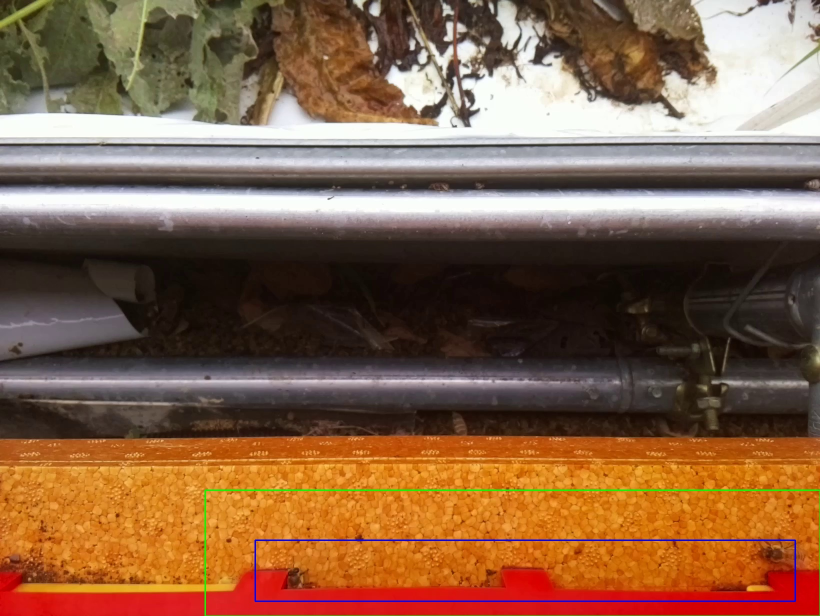
#> input picture roi_check_1.jpg, 1640 x 1232 px (shown at 1/2 size)
$ python -i detect_scene_changes.py   (imports and definitions only)   (older library calls are emulated)
#> lines starting #> are read from the running program, lines starting #| are printed output that depends on the picture
#> further down, picture is the input picture: shape (1232, 1640, 3); mean B, G, R 71.5, 97.8, 134.3
### src/scene_lines.py
"""Long stable line geometry; independent of surface color and texture."""

import cv2
import numpy as np


def extract_lines(image, mask):
    h, w = image.shape
    diagonal = np.hypot(w, h)
    edges = cv2.Canny(cv2.GaussianBlur(image, (5, 5), 1), 35, 100)
    edges[mask == 0] = 0
    found = cv2.HoughLinesP(edges, 1, np.pi / 360, threshold=40,
                            minLineLength=diagonal * 0.18, maxLineGap=diagonal * 0.025)
    if found is None:
        return np.empty((0, 4), np.float32)
    candidates = found[:, 0].astype(np.float32)
    lengths = np.linalg.norm(candidates[:, 2:] - candidates[:, :2], axis=1)
    kept = []
    for segment in candidates[np.argsort(-lengths)]:
        points = np.linspace(segment[:2], segment[2:], 40).astype(int)
        if np.mean(mask[points[:, 1], points[:, 0]] > 0) < 0.85:
            continue
        # Do not count both edges of one thick boundary as independent evidence.
        if any(line_distance(segment, old, diagonal * 0.009, 2)[0] for old in kept):
            continue
        kept.append(segment)
    return np.array(kept[:30], np.float32).reshape(-1, 4)


# [46 lines left out: functions line_distance, diverse, compare_lines, not called in this run]

### src/detect_scene_changes.py
"""Report persistent framing changes between chronologically ordered device videos."""

import argparse
import csv
from concurrent.futures import ThreadPoolExecutor
from collections import deque
from dataclasses import dataclass
from datetime import datetime, time
import json
import hashlib
import os
from pathlib import Path
import re
import tempfile
from time import perf_counter
import zipfile

import cv2
import numpy as np

try:
    from src.scene_lines import compare_lines, extract_lines
except ModuleNotFoundError:
    from scene_lines import compare_lines, extract_lines


@dataclass
class Background:
    image: np.ndarray
    mask: np.ndarray
    points: np.ndarray
    descriptors: np.ndarray | None
    usable: bool
    reason: str


def build_background(frames):
    """Suppress transient foreground and exclude temporally unstable keypoints."""
    if len(frames) < 5:
        raise ValueError("At least five readable frames are required")
    if any(frame.shape != frames[0].shape for frame in frames):
        raise ValueError("Frame dimensions changed within a video")
    stack = np.stack(frames).astype(np.float32)
    # Correct global exposure offsets before measuring temporal variability.
    levels = np.median(stack, axis=(1, 2), keepdims=True)
#> levels = 1232 values, max 252 at index 399, min 16 at index 529, mean 94.2
    aligned = np.clip(stack - levels + np.median(levels), 0, 255)
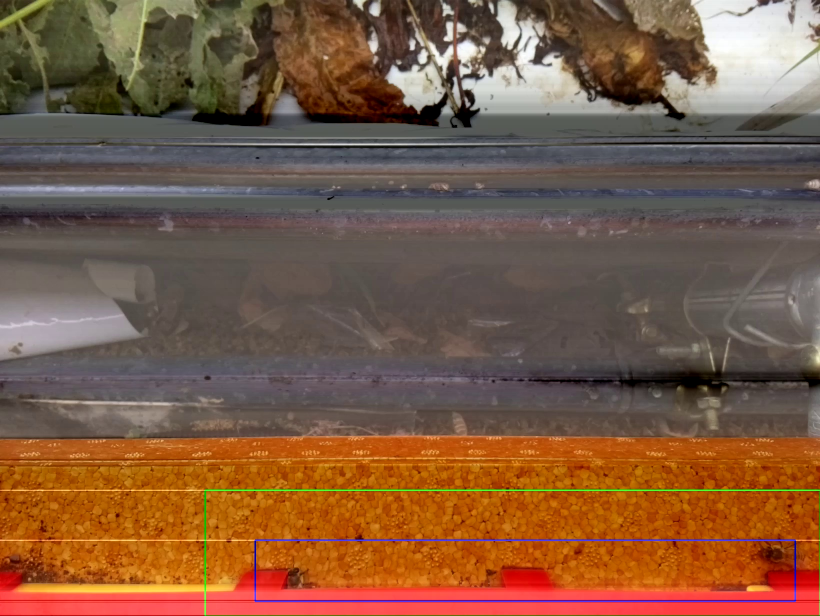
#> aligned: shape (1232, 1640, 3) float32 (shown at 1/2 size); mean B, G, R 66.1, 89.8, 125.5
    image = np.median(aligned, axis=0).astype(np.uint8)
#> image = 1640 rows, first 8: [62, 77, 103], [61, 78, 103], [62, 78, 103], [62, 78, 103], [61, 79, 103], [62, 80, 103], [62, 80, 103], [63, 81, 103]
    variation = np.percentile(np.abs(aligned - image), 80, axis=0)
#> variation = 1640 rows, first 8: [62, 39.8, 66], [61, 39.8, 66], [62, 40, 67], [62, 41.8, 66], [61, 41, 66.8], [62, 40, 67], [62, 39, 68], [63, 40, 69]
    unstable = (variation > 18).astype(np.uint8)
#> unstable = 1640 rows, first 8: [1, 1, 1], [1, 1, 1], [1, 1, 1], [1, 1, 1], [1, 1, 1], [1, 1, 1], [1, 1, 1], [1, 1, 1]
    unstable = cv2.dilate(unstable, np.ones((9, 9), np.uint8))
    mask = (1 - unstable) * 255
#> mask = 1640 rows, first 8: [0, 0, 0], [0, 0, 0], [0, 0, 0], [0, 0, 0], [0, 0, 0], [0, 0, 0], [0, 0, 0], [0, 0, 0]
    normalized = cv2.createCLAHE(clipLimit=2, tileGridSize=(8, 8)).apply(image)
#> normalized = 1640 rows, first 8: [80, 108, 142], [78, 110, 142], [80, 110, 142], [80, 110, 142], [78, 113, 142], [80, 114, 142], [80, 114, 142], [83, 116, 142]
    keypoints, descriptors = cv2.SIFT_create(nfeatures=2500).detectAndCompute(normalized, mask)
#> keypoints = (); descriptors = None
    points = np.array([p.pt for p in keypoints], dtype=np.float32).reshape(-1, 2)
#> points = empty array
    dynamic_range = float(np.percentile(image, 95) - np.percentile(image, 5))
#> dynamic_range = 41
    stable_fraction = float(np.mean(mask > 0))
#> stable_fraction = 0
    structural_features = len(points) >= 80 or len(extract_lines(image, mask)) >= 3
#> in extract_lines, `edges = cv2.Canny(cv2.GaussianBlur(image, (5, 5), 1), 35, 100)`: edges has the same summary as mask in build_background
#> in extract_lines, `found = cv2.HoughLinesP(edges, 1, np.pi / 360, threshold=40, minLineLe..`: found = None
#> structural_features = False
    usable = structural_features and dynamic_range >= 25 and stable_fraction >= 0.25
#> usable = False
    reason = "usable" if usable else "too few stable features, poor contrast, or excessive motion"
    return Background(image, mask, points, descriptors, usable, reason)


# [23 lines left out: function sample_background, not called in this run]


BACKGROUND_CACHE_VERSION = 1  # Increment when sampling or feature extraction changes.


# [188 lines left out: functions cached_background, prepare_background, prepared_videos, aligned_structure, compare_backgrounds, not called in this run]


class ChangeTracker:
    """Keep a fixed segment reference; require consecutive comparable new views."""

    # [9 lines left out: function __init__, not called in this run]

    def compare(self, a, b):
        return compare_backgrounds(a, b, self.shift_fraction)

    # [193 lines left out: functions observe, video_identity, save_evidence, parse_date, parse_datetime, main, not called in this run]


# [2 lines not run here, left out]

>>> import cv2
>>> picture = cv2.imread('../roi_check_1.jpg')
>>> result = build_background(picture)

$ run again, on roi_check_10.jpg
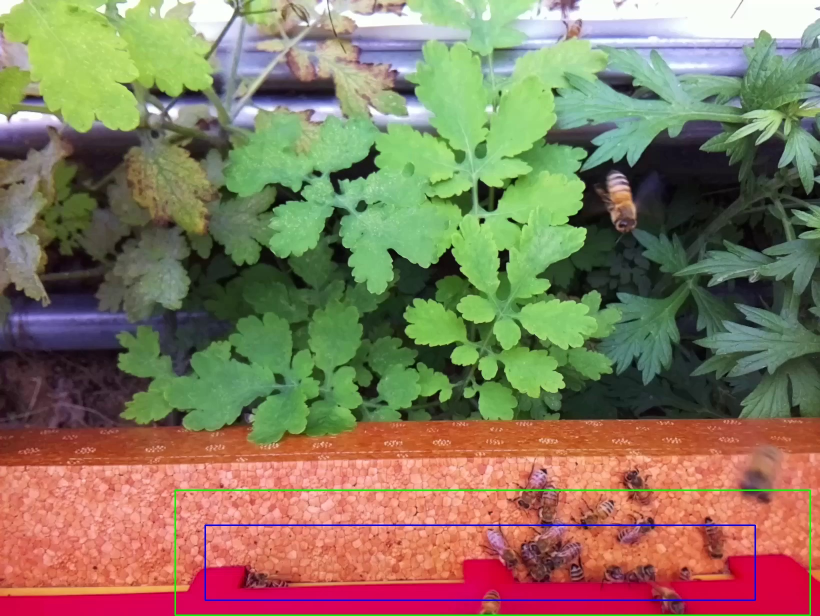
#> input picture roi_check_10.jpg, 1640 x 1232 px (shown at 1/2 size)
#> picture is the input picture: shape (1232, 1640, 3); mean B, G, R 95, 120.6, 135.4
#> levels = 1232 values, max 236 at index 33, min 1 at index 1231, mean 111.3
#> in build_background, `aligned = np.clip(stack - levels + np.median(levels), 0, 255)`:
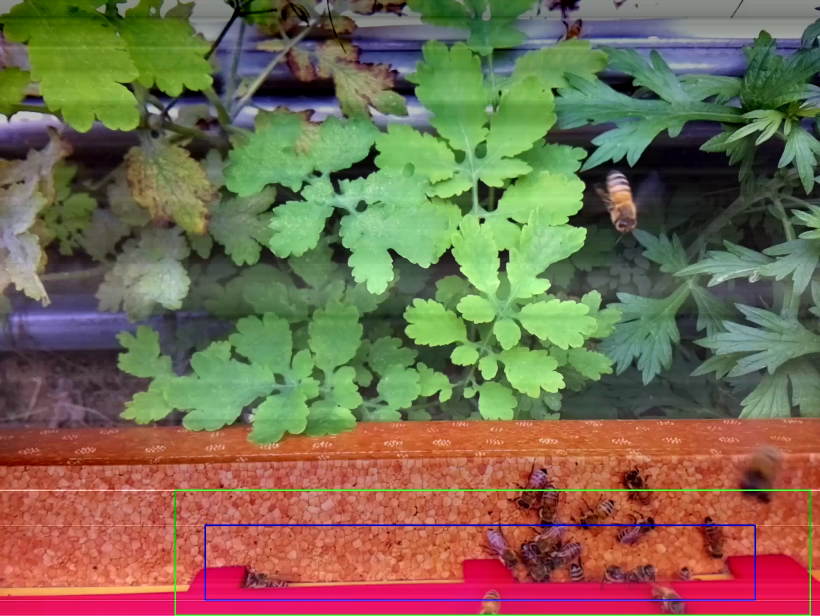
#> aligned: shape (1232, 1640, 3) float32 (shown at 1/2 size); mean B, G, R 81.5, 106.8, 121.7
#> image = 1640 rows, first 8: [70, 83, 114], [70, 84, 115], [69, 83, 115], [69, 83, 114], [68, 84, 116], [71, 85, 116], [71, 86, 116], [72, 86, 115]
#> variation = 1640 rows, first 8: [60.65, 49.25, 71.75], [60.25, 49.75, 70.75], [60.65, 49.65, 70.75], [60.25, 49.75, 71.75], [61.25, 49.65, 69.75], [60.65, 48.75, 69.75], [59.25, 46.75, 69.75], [59.15, 46.75, 70.75]
#> unstable = 1640 rows, first 8: [1, 1, 1], [1, 1, 1], [1, 1, 1], [1, 1, 1], [1, 1, 1], [1, 1, 1], [1, 1, 1], [1, 1, 1]
#> mask = 1640 rows, first 8: [0, 0, 0], [0, 0, 0], [0, 0, 0], [0, 0, 0], [0, 0, 0], [0, 0, 0], [0, 0, 0], [0, 0, 0]
#> normalized = 1640 rows, first 8: [106, 124, 170], [106, 127, 172], [104, 124, 172], [104, 124, 170], [102, 127, 174], [109, 128, 174], [109, 131, 174], [111, 131, 172]
#> keypoints = (); descriptors = None
#> points = empty array
#> dynamic_range = 67
#> stable_fraction = 0
#> edges has the same summary as mask in build_background
#> found = None
#> structural_features = False

$ run again, on roi_check_11.jpg
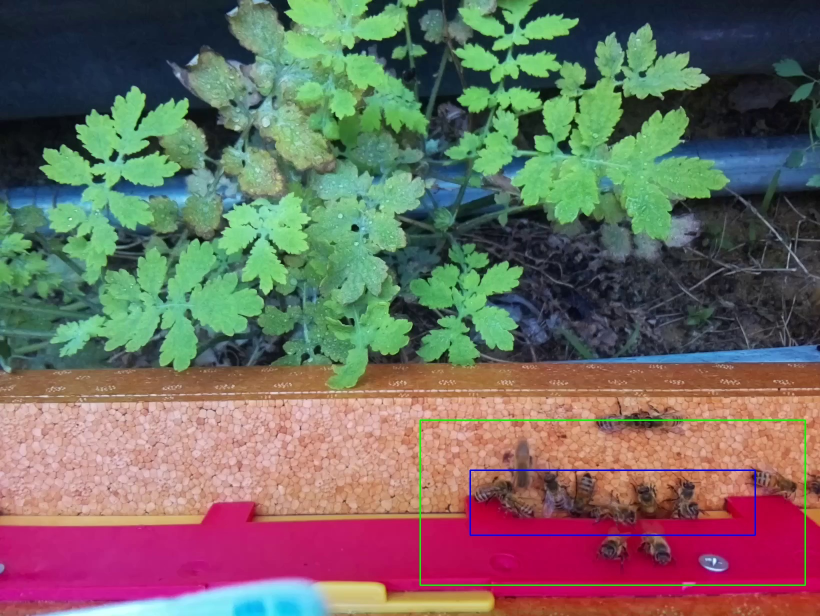
#> input picture roi_check_11.jpg, 1640 x 1232 px (shown at 1/2 size)
#> picture is the input picture: shape (1232, 1640, 3); mean B, G, R 97.2, 105.4, 114.6
#> levels = 1232 values, max 172 at index 808, min 37 at index 0, mean 100.6
#> in build_background, `aligned = np.clip(stack - levels + np.median(levels), 0, 255)`:
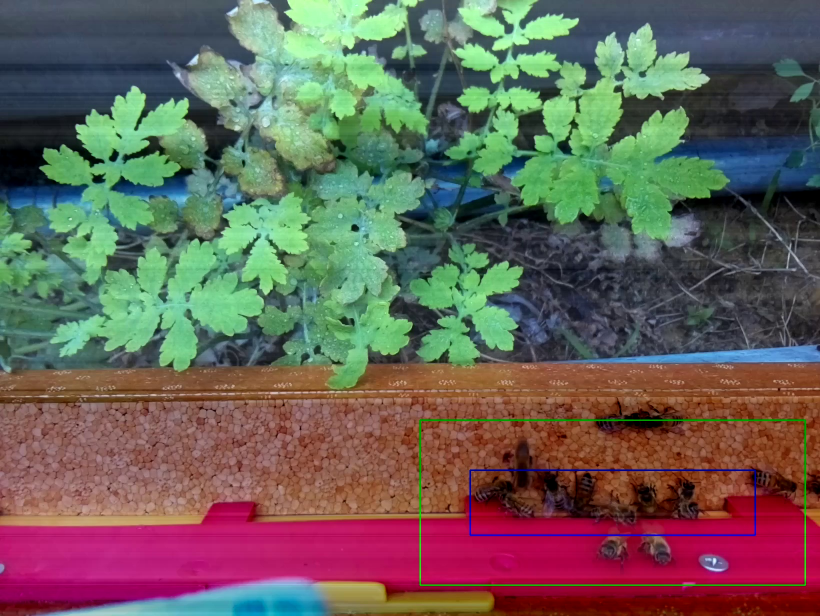
#> aligned: shape (1232, 1640, 3) float32 (shown at 1/2 size); mean B, G, R 88, 96.7, 105.1
#> image = 1640 rows, first 8: [84, 76, 84], [84, 76, 84], [84, 76, 86], [85, 76, 88], [85, 76, 87], [86, 77, 87], [87, 78, 89], [88, 77, 89]
#> variation = 1640 rows, first 8: [45, 69, 68], [45, 68, 67], [46, 69, 67], [46, 70, 68], [46, 70.4, 69], [43, 71, 69], [42, 72, 69.8], [42, 71, 70]
#> unstable = 1640 rows, first 8: [1, 1, 1], [1, 1, 1], [1, 1, 1], [1, 1, 1], [1, 1, 1], [1, 1, 1], [1, 1, 1], [1, 1, 1]
#> mask = 1640 rows, first 8: [0, 0, 0], [0, 0, 0], [0, 0, 0], [0, 0, 0], [0, 0, 0], [0, 0, 0], [0, 0, 0], [0, 0, 0]
#> normalized = 1640 rows, first 8: [106, 96, 117], [106, 96, 117], [106, 96, 122], [109, 96, 127], [109, 96, 124], [111, 98, 124], [114, 100, 130], [116, 98, 130]
#> keypoints = (); descriptors = None
#> points = empty array
#> dynamic_range = 74
#> stable_fraction = 0
#> edges has the same summary as mask in build_background
#> found = None
#> structural_features = False

$ run again, on roi_check_12.jpg
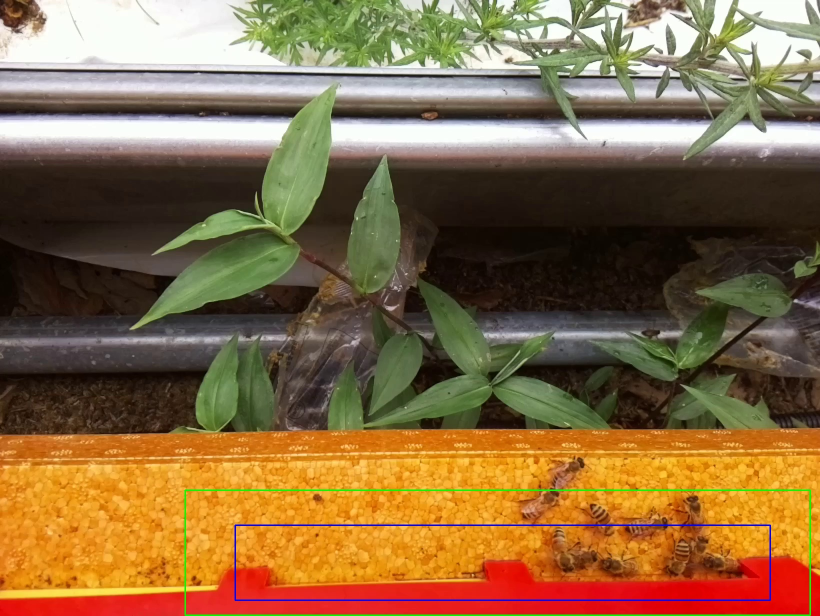
#> input picture roi_check_12.jpg, 1640 x 1232 px (shown at 1/2 size)
#> picture is the input picture: shape (1232, 1640, 3); mean B, G, R 68, 106.5, 137
#> levels = 1232 values, max 251 at index 264, min 4 at index 1231, mean 101.3
#> in build_background, `aligned = np.clip(stack - levels + np.median(levels), 0, 255)`:
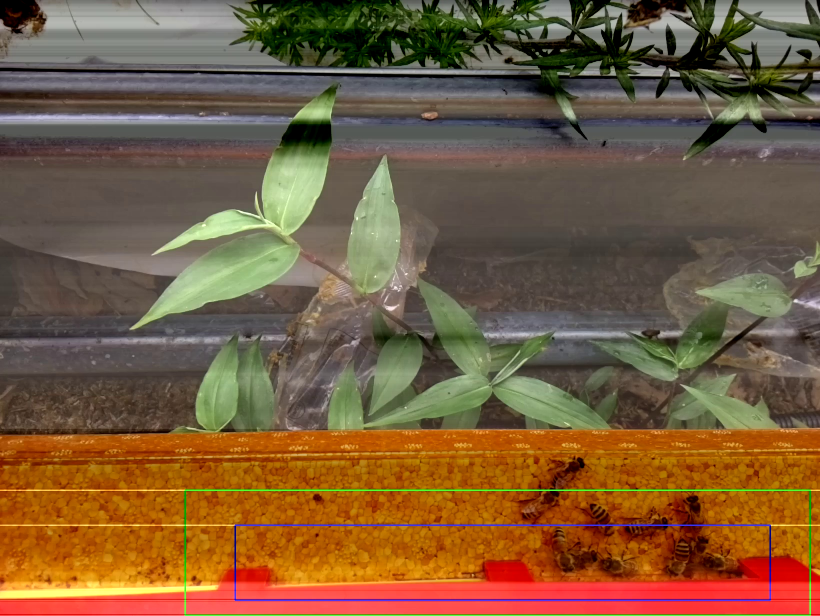
#> aligned: shape (1232, 1640, 3) float32 (shown at 1/2 size); mean B, G, R 60.7, 91.9, 121.6
#> image = 1640 rows, first 8: [55, 73, 92], [55, 73, 92], [55, 73, 92], [55, 73, 91], [55, 74, 91], [55, 73, 90], [54, 73, 89], [54, 72, 89]
#> variation = 1640 rows, first 8: [55, 34.5, 76.5], [55, 34.5, 76.5], [55, 34.5, 77.4], [55, 34.3, 78.5], [55, 33.5, 80.5], [55, 33.5, 81.5], [54, 32.5, 83.5], [54, 32.5, 83.5]
#> unstable = 1640 rows, first 8: [1, 1, 1], [1, 1, 1], [1, 1, 1], [1, 1, 1], [1, 1, 1], [1, 1, 1], [1, 1, 1], [1, 1, 1]
#> mask = 1640 rows, first 8: [0, 0, 0], [0, 0, 0], [0, 0, 0], [0, 0, 0], [0, 0, 0], [0, 0, 0], [0, 0, 0], [0, 0, 0]
#> normalized = 1640 rows, first 8: [72, 102, 126], [72, 102, 126], [72, 102, 126], [72, 102, 124], [72, 105, 124], [72, 102, 122], [69, 102, 120], [69, 101, 120]
#> keypoints = (); descriptors = None
#> points = empty array
#> dynamic_range = 68
#> stable_fraction = 0
#> edges has the same summary as mask in build_background
#> found = None
#> structural_features = False
